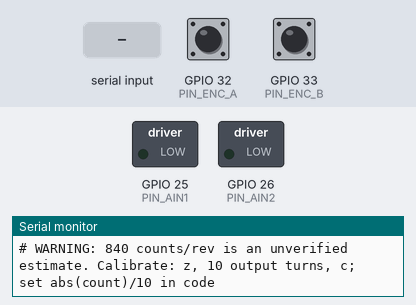
Recording of a sketch running on a simulated ESP32. Shown: switched loads named in the sketch (green lamp = pin HIGH), the last lines printed to the serial monitor. Inputs (shaded band) come from the test bench; at power-on: GPIO 32 (PIN_ENC_A) HIGH, GPIO 33 (PIN_ENC_B) HIGH. Pins used as bus, display or sensor lines are not drawn.

Above: at 1.4 s.
1.5 s: "s\n" received over Serial
At 1.66 s:
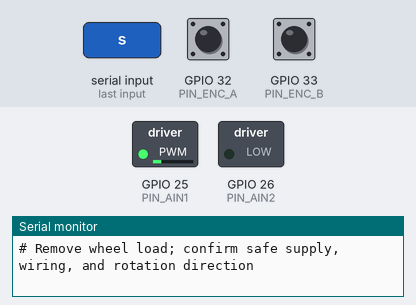
At 2.6 s:
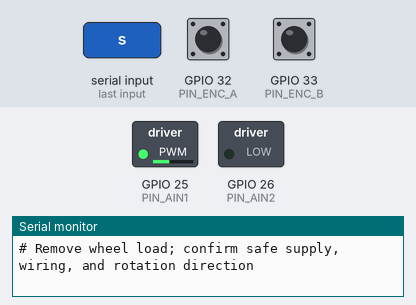
Timing chart, 0 to 6.4 s (numbered marks = the images above; inputs shaded):
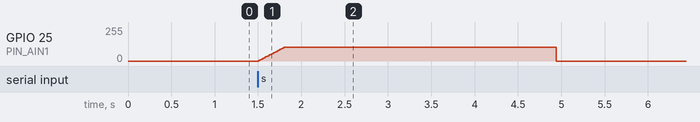

Measured:
- after the input at 1.5 s, GPIO 25 (PIN_AIN1): rises from 0/255 to 102/255 in 0.29 s, then falls to 0/255 in 3.1 s

The sketch:

step_test.ino
```cpp
#include <Arduino.h>

const int PIN_AIN1 = 25, PIN_AIN2 = 26, PIN_SLEEP = 27;
const int PIN_ENC_A = 32, PIN_ENC_B = 33;
const uint32_t PWM_FREQ_HZ = 20000;
const uint8_t PWM_BITS = 10;
const uint8_t PWM_CHANNEL = 0;

const float ENC_PPR_MOTOR = 7.0f;
const float GEAR_RATIO = 30.0f;
const float COUNTS_PER_OUTPUT_REV_MEASURED = 840.0f;
const int ENC_DIRECTION = 1; // set -1 if forward rotation produces negative counts

const float MOTOR_RATED_V = 6.0f;
const float BATTERY_MAX_V = 8.4f;
const float PWM_LOW = 40.0f, PWM_HIGH = 70.0f;
const uint32_t RAMP_MS = 300, SETTLE_TIMEOUT_MS = 3000;
const uint32_t PRE_STEP_MS = 500, POST_STEP_MS = 1500;
const uint32_t SAMPLE_US = 2000; // 25 samples in 0.05 s
const int PRE_N = PRE_STEP_MS * 1000UL / SAMPLE_US;
const int POST_N = POST_STEP_MS * 1000UL / SAMPLE_US;
const int TOTAL_N = PRE_N + POST_N + 1;

struct Sample
{
  uint32_t timeUs;
  int32_t count;
  uint8_t pwmPct;
};
Sample samples[TOTAL_N];
volatile int32_t encoderCount = 0;
volatile uint8_t encoderState = 0;
portMUX_TYPE encoderMux = portMUX_INITIALIZER_UNLOCKED;
const int8_t QDEC[16] = {0, -1, 1, 0, 1, 0, 0, -1, -1, 0, 0, 1, 0, 1, -1, 0};
float currentPwm = 0;

void IRAM_ATTR encoderISR()
{
  uint8_t state = (digitalRead(PIN_ENC_A) << 1) | digitalRead(PIN_ENC_B);
  portENTER_CRITICAL_ISR(&encoderMux);
  encoderCount += QDEC[(encoderState << 2) | state];
  encoderState = state;
  portEXIT_CRITICAL_ISR(&encoderMux);
}
int32_t readCount()
{
  portENTER_CRITICAL(&encoderMux);
  int32_t value = encoderCount;
  portEXIT_CRITICAL(&encoderMux);
  return value;
}
void zeroCount()
{
  portENTER_CRITICAL(&encoderMux);
  encoderCount = 0;
  portEXIT_CRITICAL(&encoderMux);
}
float countsPerOutputRev()
{
  return COUNTS_PER_OUTPUT_REV_MEASURED > 0 ? COUNTS_PER_OUTPUT_REV_MEASURED : 4.0f * ENC_PPR_MOTOR * GEAR_RATIO;
}
float speedRadS(int32_t deltaCount, uint32_t deltaUs)
{
  if (!deltaUs || countsPerOutputRev() <= 0)
    return NAN;
  return ENC_DIRECTION * (float)deltaCount * TWO_PI * 1e6f / (countsPerOutputRev() * deltaUs);
}
float pwmLimit() { return fminf(100.0f, 100.0f * MOTOR_RATED_V / BATTERY_MAX_V); }
void writeDuty(uint32_t duty)
{
#if defined(ESP_ARDUINO_VERSION_MAJOR) && ESP_ARDUINO_VERSION_MAJOR >= 3
  ledcWrite(PIN_AIN1, duty);
#else
  ledcWrite(PWM_CHANNEL, duty);
#endif
}
void setPwm(float percent)
{
  percent = fmaxf(0.0f, fminf(percent, pwmLimit()));
  uint32_t duty = (uint32_t)lroundf(percent * ((1UL << PWM_BITS) - 1) / 100.0f);
  writeDuty(duty);
  currentPwm = percent;
}
void motorStop()
{
  setPwm(0);
  digitalWrite(PIN_AIN2, LOW);
  if (PIN_SLEEP >= 0)
    digitalWrite(PIN_SLEEP, LOW);
}
bool abortRequested()
{
  bool stop = false;
  while (Serial.available())
  {
    char ch = Serial.read();
    if (ch != '\n' && ch != '\r')
      stop = true;
  }
  return stop;
}
// Poll emergency stop while measuring a 100 ms average speed.
bool measureSpeed100(float &speed)
{
  uint32_t startUs = micros();
  int32_t startCount = readCount();
  while ((uint32_t)(micros() - startUs) < 100000UL)
  {
    if (abortRequested())
      return false;
    delay(1);
  }
  uint32_t endUs = micros();
  speed = speedRadS(readCount() - startCount, endUs - startUs);
  return true;
}
bool waitForSteadySpeed()
{
  float previous = 0;
  if (!measureSpeed100(previous))
    return false;
  uint32_t started = millis();
  int stable = 0;
  while ((uint32_t)(millis() - started) < SETTLE_TIMEOUT_MS)
  {
    float now = 0;
    if (!measureSpeed100(now))
      return false;
    if (now > 1.0f && fabsf(now - previous) <= 0.02f * now)
      ++stable;
    else
      stable = 0;
    previous = now;
    if (stable >= 3)
      return true;
  }
  Serial.println("# WARNING: speed not steady within timeout");
  return false;
}
void runStepTest()
{
  if (countsPerOutputRev() <= 0)
  {
    Serial.println("# ERROR: encoder scale missing");
    return;
  }
  if (PWM_HIGH > pwmLimit())
  {
    Serial.println("# ERROR: high PWM exceeds configured cap");
    return;
  }
  Serial.printf("# Encoder scale: %.1f x4 counts/output revolution (verify calibration)\n", countsPerOutputRev());
  Serial.println("# Remove wheel load; confirm safe supply, wiring, and rotation direction");
  digitalWrite(PIN_AIN2, LOW);
  if (PIN_SLEEP >= 0)
  {
    digitalWrite(PIN_SLEEP, HIGH);
    delay(2);
  }
  for (int i = 1; i <= 20; ++i)
  {
    if (abortRequested())
    {
      motorStop();
      Serial.println("# aborted");
      return;
    }
    setPwm(PWM_LOW * i / 20.0f);
    delay(RAMP_MS / 20);
  }
  if (!waitForSteadySpeed())
  {
    motorStop();
    Serial.println("# stopped: no steady speed or aborted");
    return;
  }
  uint32_t nextUs = micros();
  samples[0] = {nextUs, readCount(), (uint8_t)lroundf(currentPwm)};
  uint32_t stepUs = 0;
  for (int i = 1; i < TOTAL_N; ++i)
  {
    nextUs += SAMPLE_US;
    while ((int32_t)(micros() - nextUs) < 0)
    {
      if (abortRequested())
      {
        motorStop();
        Serial.println("# aborted");
        return;
      }
    }
    uint32_t nowUs = micros();
    int32_t nowCount = readCount();
    if (i == PRE_N)
    {
      // This sample is the last 40% sample; the step happens immediately AFTER it.
      samples[i] = {nowUs, nowCount, (uint8_t)lroundf(PWM_LOW)};
      setPwm(PWM_HIGH);
      stepUs = micros();
    }
    else
    {
      samples[i] = {nowUs, nowCount, (uint8_t)lroundf(currentPwm)};
    }
    if (abortRequested())
    {
      motorStop();
      Serial.println("# aborted");
      return;
    }
  }
  motorStop();
  Serial.println("time_s,pwm_pct,counts,speed_rad_s");
  for (int i = 1; i < TOTAL_N; ++i)
  {
    float t = (int32_t)(samples[i].timeUs - stepUs) * 1e-6f;
    float w = speedRadS(samples[i].count - samples[i - 1].count,
                        samples[i].timeUs - samples[i - 1].timeUs);
    Serial.printf("%.6f,%u,%ld,%.4f\n", t, samples[i].pwmPct,
                  (long)(samples[i].count - samples[0].count), w);
  }
  // Average over windows to reduce encoder quantization noise.
  const int preWindow = 50, postWindow = 125;
  float w40 = speedRadS(samples[PRE_N].count - samples[PRE_N - preWindow].count,
                        samples[PRE_N].timeUs - samples[PRE_N - preWindow].timeUs);
  int last = TOTAL_N - 1;
  float w70 = speedRadS(samples[last].count - samples[last - postWindow].count,
                        samples[last].timeUs - samples[last - postWindow].timeUs);
  Serial.printf("# speed_40=%.3f rad/s, speed_70=%.3f rad/s\n", w40, w70);
  Serial.printf("# K_estimate=%.4f rad/s per %%PWM\n", (w70 - w40) / (PWM_HIGH - PWM_LOW));
  float countsPerSample70 = (float)(samples[last].count - samples[last - postWindow].count) / postWindow;
  Serial.printf("# counts_per_sample_at_70pct=%.2f (absolute %.2f)\n", countsPerSample70, fabsf(countsPerSample70));
  Serial.printf("# tau_63_percent_level=%.3f rad/s; find its crossing time on plot\n", w40 + 0.632f * (w70 - w40));
  Serial.println("# done; motor stopped");
}
void setup()
{
  pinMode(PIN_AIN2, OUTPUT);
  digitalWrite(PIN_AIN2, LOW);
  if (PIN_SLEEP >= 0)
  {
    pinMode(PIN_SLEEP, OUTPUT);
    digitalWrite(PIN_SLEEP, LOW);
  }
#if defined(ESP_ARDUINO_VERSION_MAJOR) && ESP_ARDUINO_VERSION_MAJOR >= 3
  if (!ledcAttach(PIN_AIN1, PWM_FREQ_HZ, PWM_BITS))
  {
    Serial.begin(115200);
    Serial.println("# PWM attach failed");
    while (true)
      delay(1000);
  }
#else
  ledcSetup(PWM_CHANNEL, PWM_FREQ_HZ, PWM_BITS);
  ledcAttachPin(PIN_AIN1, PWM_CHANNEL);
#endif
  setPwm(0);
  pinMode(PIN_ENC_A, INPUT_PULLUP);
  pinMode(PIN_ENC_B, INPUT_PULLUP);
  encoderState = (digitalRead(PIN_ENC_A) << 1) | digitalRead(PIN_ENC_B);
  attachInterrupt(digitalPinToInterrupt(PIN_ENC_A), encoderISR, CHANGE);
  attachInterrupt(digitalPinToInterrupt(PIN_ENC_B), encoderISR, CHANGE);
  Serial.begin(115200);
  delay(200);
  Serial.println("# N20 open-loop step test; s=start, c=count, z=zero");
  Serial.println("# WARNING: 840 counts/rev is an unverified estimate. Calibrate: z, 10 output turns, c; set abs(count)/10 in code");
}
void loop()
{
  if (!Serial.available())
    return;
  char cmd = Serial.read();
  while (Serial.available())
    Serial.read();
  if (cmd == 's')
    runStepTest();
  else if (cmd == 'c')
    Serial.printf("# count=%ld\n", (long)readCount());
  else if (cmd == 'z')
  {
    zeroCount();
    Serial.println("# encoder zeroed");
  }
}
```
